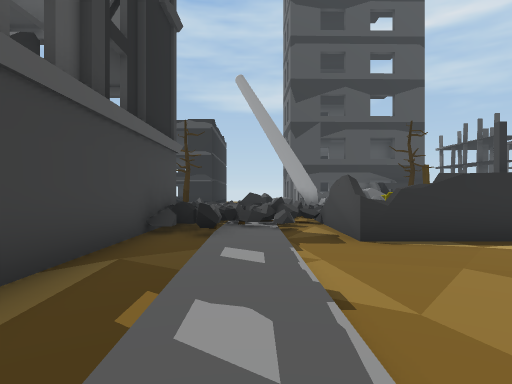
view 1 (above)

13 first-person views from a walk through a 3-D level made in the Unity game engine. The camera is 1.4 m above the floor, looks level and sees 75° across. The floor is counted in squares, 2 m on a side. Each view is taken from the middle of a square. On the plan, view 1 faces up. The plan holds only what a view shows up to about 10 squares ahead; the rest is blank. The place goes on beyond the plan. The player character is not drawn. Some surface patterns are stand-ins.

view 2
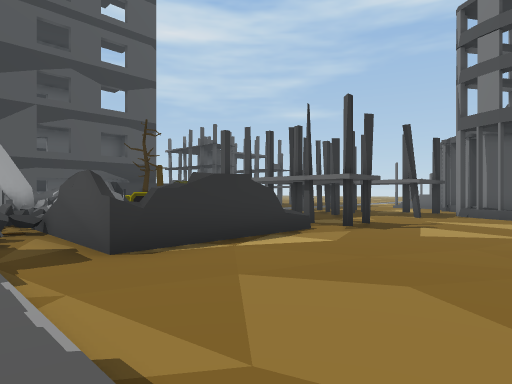

view 3
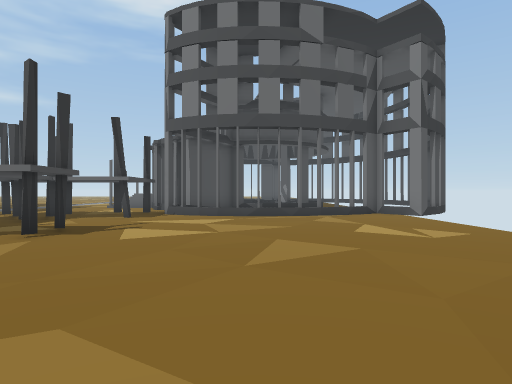

view 4
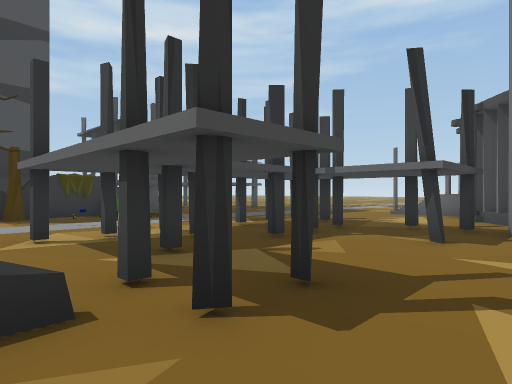

view 5
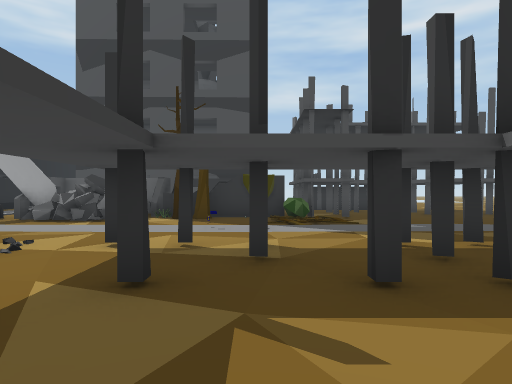

view 6
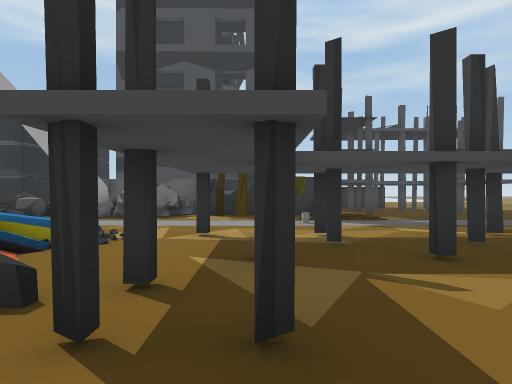

view 7
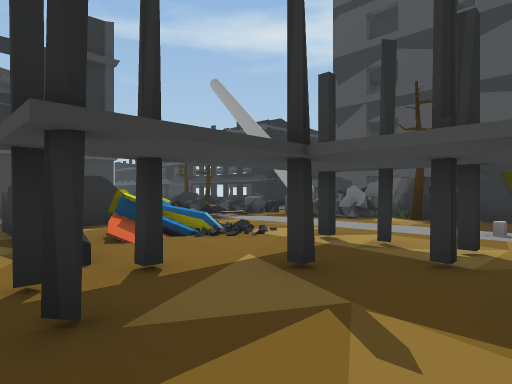

view 8
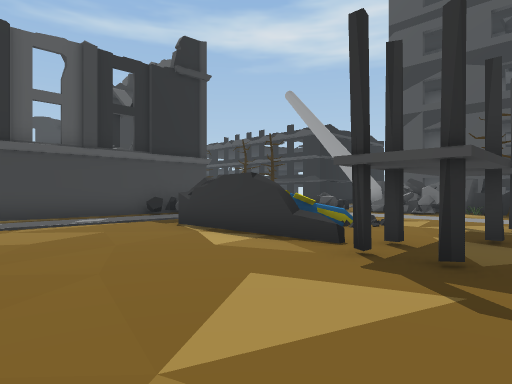

view 9
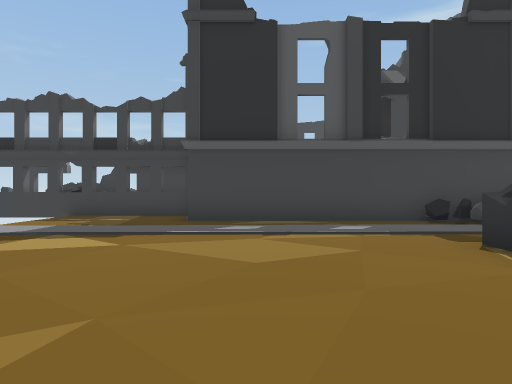

view 10
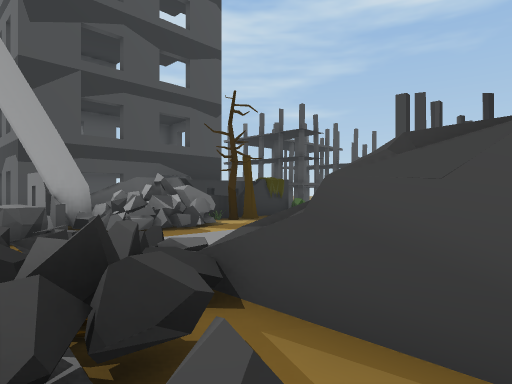

view 11
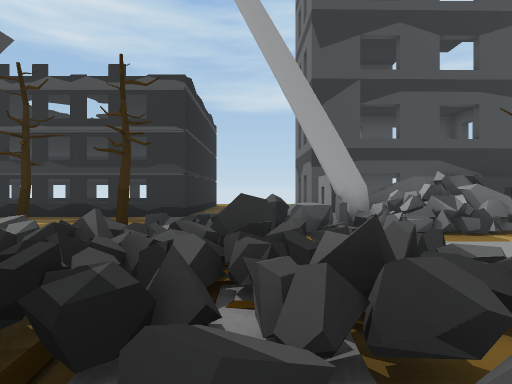

view 12
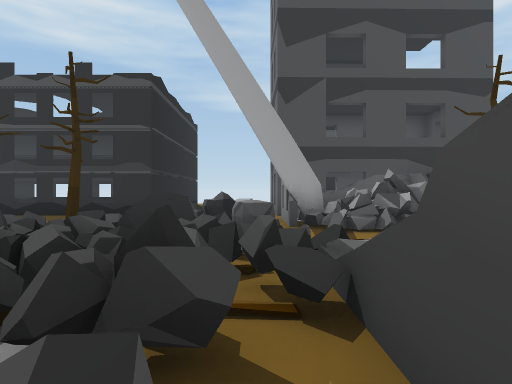

view 13
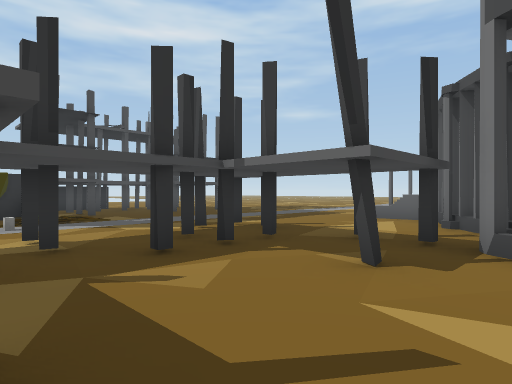

### Floor plan
Key: @ floor where view 1 was taken; # wall or solid block; x gap in a wall; . main floor; : floor 0.25 m higher than the main floor; / step, stairs or slope; = window, fence, low wall or low ledge; O other object.
Columns run from 7 left of view 1 to 11 right of it. Each row starts with its distance up from view 1.
 18          O
 17          O       OO
 16 =xxxx#   OOOO OO  O
 15  ....    ######
 14   . .    #O ###  O.
 13   O O  OO#OOOOO.O..
 12       OOO./O.O..//.
 11     =====.......//.
 10     .==#=.....O/...
  9      =====.........
  8      #===#  .OOO.OO
  7      #==/#O:...O.O.
  6      #=..#.O.......
  5      #...###=O.....
  4      #.............
  3      #............O
  2      #............O
  1      #............#
  0    #...@..........O

Positions as (right, up) in squares from view 1, and headings:
1: (0, 0), facing up
2: (0, 1), facing up-right
3: (1, 1), facing right
4: (5, 3), facing up-right
5: (8, 4), facing up
6: (7, 3), facing up
7: (9, 4), facing up-left
8: (8, 1), facing up-left
9: (6, 2), facing left
10: (0, 6), facing up-right
11: (0, 6), facing up
12: (1, 6), facing up
13: (7, 3), facing up-right
